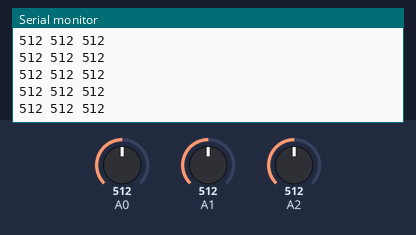
Simulated run of this sketch. Board: Arduino Uno, built with avr-gcc and run on an emulated ATmega328P. On the bench: the last lines printed to the serial monitor. Inputs (shaded band) come from the test bench; at power-on: A0 = 512, A1 = 512, A2 = 512.

Above: at 1.2 s.
1.3 s: A0 set to 11
At 2.3 s:
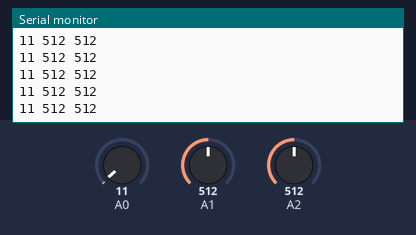
2.8 s: A0 set to 8
At 3.5 s:
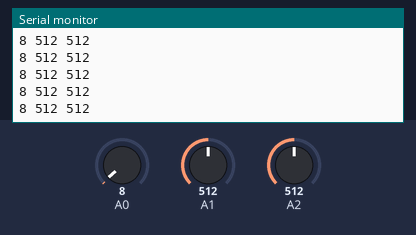
4.3 s: A1 set to 989
At 5.4 s:
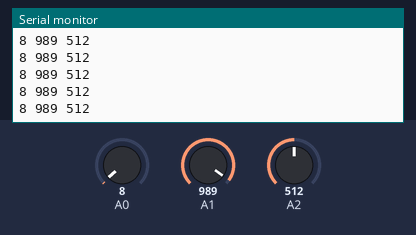
5.8 s: A1 set to 1009
At 6.9 s:
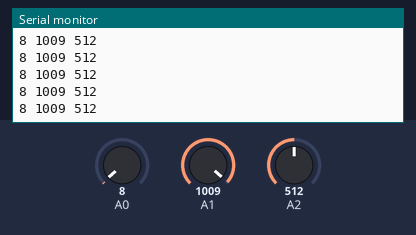
Timing chart, 0 to 8.8 s (numbered marks = the images above; inputs shaded):
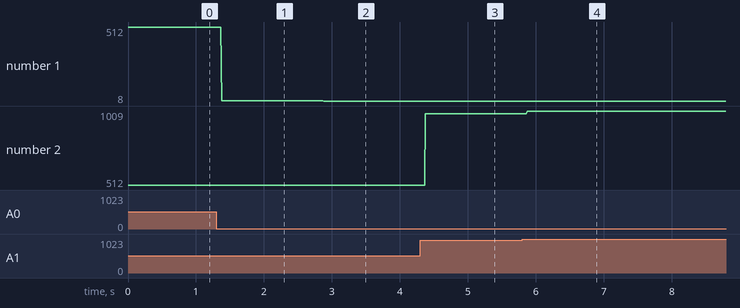

Measured:
- after the input at 1.3 s, the serial monitor: prints a new line after 0.08 s (image 1)
- after the input at 2.8 s, the serial monitor: prints a new line after 0.08 s (image 2)
- after the input at 4.3 s, the serial monitor: prints a new line after 0.08 s (image 3)
- after the input at 5.8 s, the serial monitor: prints a new line after 0.07 s (image 4)
- plotted number 1: 512 → 11 after the input at 1.3 s, 11 → 8 after the input at 2.8 s
- plotted number 2: 512 → 989 after the input at 4.3 s, 989 → 1009 after the input at 5.8 s

The sketch:

accelerometer.ino
```cpp
void setup() {
  // put your setup code here, to run once:
  Serial.begin(9600);
}

void loop() {
  // put your main code here, to run repeatedly:
  int x = analogRead(A0);
  int y = analogRead(A1);
  int z = analogRead(A2);
  Serial.print(x);
  Serial.print(" ");
  Serial.print(y);
  Serial.print(" ");
  Serial.println(z);
}
```
